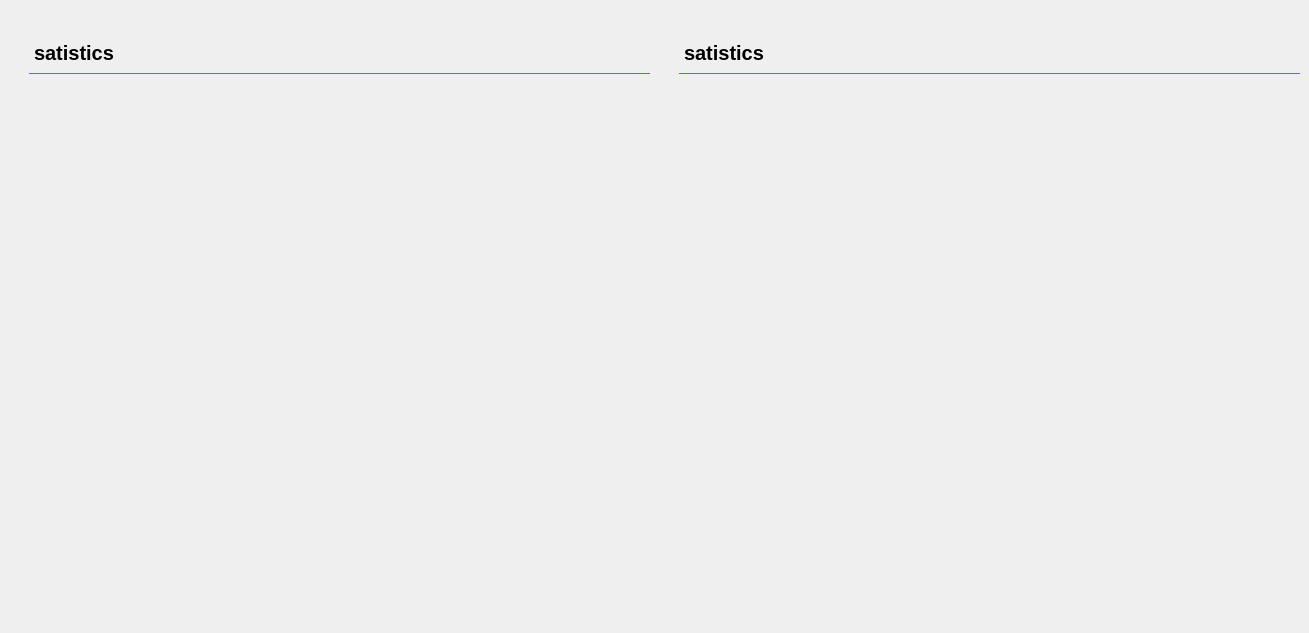
     <widget class="QWidget" name="payment_tab2">
      <attribute name="title">
       <string>Satistics</string>
      </attribute>
      <widget class="QWidget" name="payment_statistic2" native="true">
       <property name="geometry">
        <rect>
         <x>679</x>
         <y>33</y>
         <width>621</width>
         <height>591</height>
        </rect>
       </property>
       <property name="sizeIncrement">
        <size>
         <width>1200</width>
         <height>1200</height>
        </size>
       </property>
       <property name="styleSheet">
        <string notr="true">border-radius:12px;</string>
       </property>
       <widget class="QLabel" name="label_27">
        <property name="geometry">
         <rect>
          <x>0</x>
          <y>0</y>
          <width>621</width>
          <height>41</height>
         </rect>
        </property>
        <property name="styleSheet">
         <string notr="true">background:transparent;
border-radius:0px;
font-size:20px;
font-weight:700;
border-bottom:1px solid #6563FF;</string>
        </property>
        <property name="text">
         <string>satistics</string>
        </property>
       </widget>
       <widget class="QFrame" name="piechart_payment">
        <property name="geometry">
         <rect>
          <x>20</x>
          <y>60</y>
          <width>581</width>
          <height>481</height>
         </rect>
        </property>
        <property name="frameShape">
         <enum>QFrame::StyledPanel</enum>
        </property>
        <property name="frameShadow">
         <enum>QFrame::Raised</enum>
        </property>
       </widget>
      </widget>
      <widget class="QWidget" name="payment_statistic1" native="true">
       <property name="geometry">
        <rect>
         <x>29</x>
         <y>33</y>
         <width>621</width>
         <height>551</height>
        </rect>
       </property>
       <property name="sizeIncrement">
        <size>
         <width>1200</width>
         <height>1200</height>
        </size>
       </property>
       <property name="styleSheet">
        <string notr="true">border-radius:12px;</string>
       </property>
       <widget class="QLabel" name="label_26">
        <property name="geometry">
         <rect>
          <x>0</x>
          <y>0</y>
          <width>621</width>
          <height>41</height>
         </rect>
        </property>
        <property name="styleSheet">
         <string notr="true">background:transparent;
border-radius:0px;
font-size:20px;
font-weight:700;
border-bottom:1px solid #6563FF;</string>
        </property>
        <property name="text">
         <string>satistics</string>
        </property>
       </widget>
       <widget class="QFrame" name="chart_payment">
        <property name="geometry">
         <rect>
          <x>30</x>
          <y>70</y>
          <width>551</width>
          <height>481</height>
         </rect>
        </property>
        <property name="frameShape">
         <enum>QFrame::StyledPanel</enum>
        </property>
        <property name="frameShadow">
         <enum>QFrame::Raised</enum>
        </property>
       </widget>
      </widget>
     </widget>
